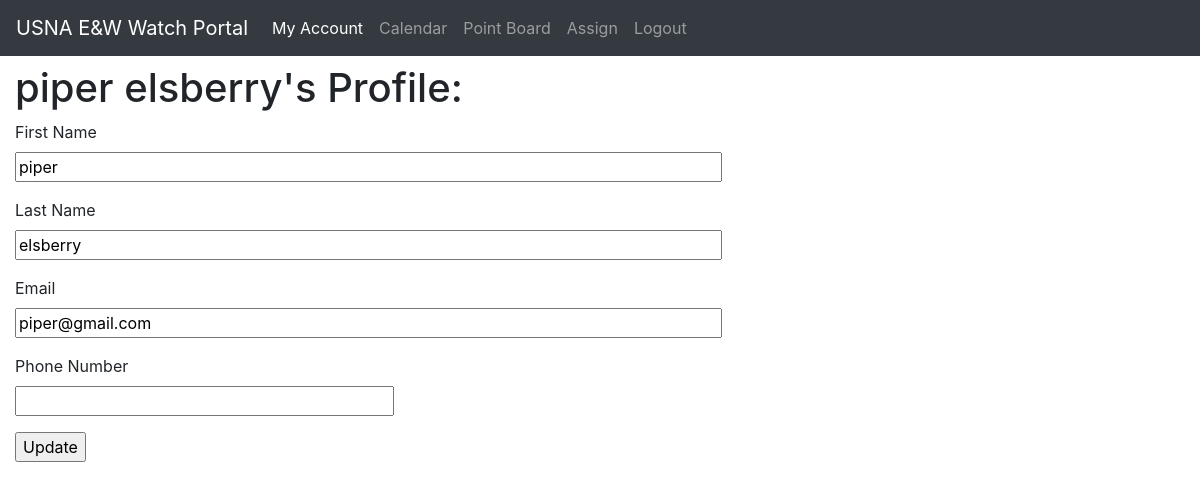
The page /profile (signed in) on the database as committed earlier.
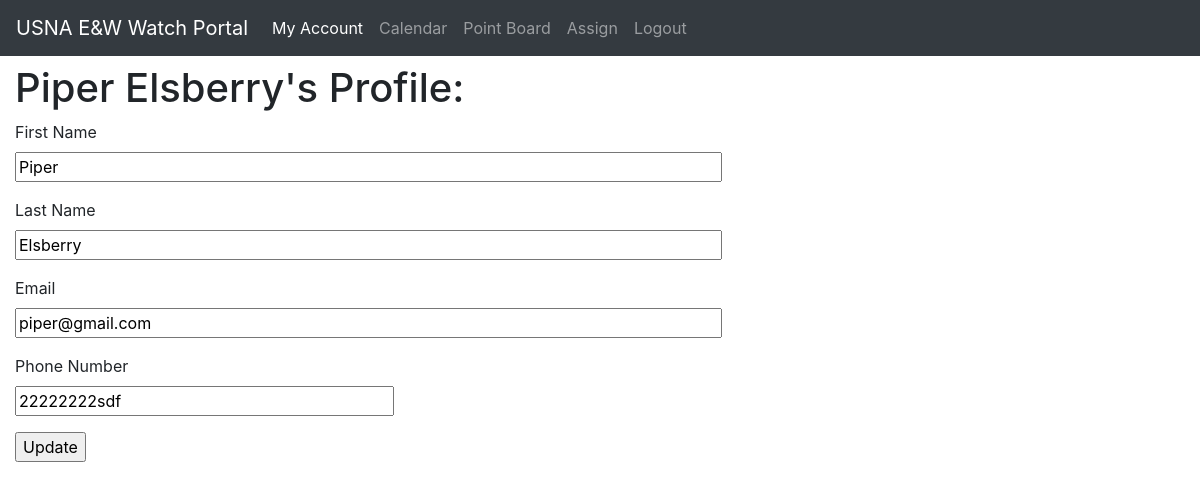
The same page on the database as committed later.
### app.py (models this page shows, shortened)
class User(UserMixin, db.Model):
    __tablename__ = 'Users'
    id = db.Column(db.Integer, primary_key=True)
    active = db.Column(db.Boolean, default=True)
    first = db.Column(db.String(128))
    last = db.Column(db.String(128))
    email = db.Column(db.String(64), index=True, unique=True)
    password_hash = db.Column(db.String(128))
    created = db.Column(db.DateTime, index=False,
                        unique=False, default=date.today())
    phone = db.Column(db.Integer)
    qualified = db.Column(db.Boolean, index=True, unique=False, default=False)
    data = db.Column(db.String(32768), index=False, unique=False)
    points = db.Column(db.Integer, index=True, unique=False, default=0)
    def __repr__(self):
        return f"{self.first} {self.last}"

### app.py (the view)
@app.route('/profile', methods=['GET', 'POST'])
@login_required
def profile():
    form = ProfileForm()
    if form.validate_on_submit():
        current_user.first = form.first.data
        current_user.last = form.last.data
        current_user.email = form.email.data
        current_user.phone = form.phone.data
    form.email.data = current_user.email
    form.phone.data = current_user.phone
    form.first.data = current_user.first
    form.last.data = current_user.last
    return render_template('profile.html', form=form)

### app.py
class ProfileForm(FlaskForm):
    email = StringField('Email', validators=[DataRequired(), Email()])
    first = StringField('First Name', validators=[DataRequired()])
    last = StringField('Last Name', validators=[DataRequired()])
    phone = StringField('Phone Number')
    submit = SubmitField('Update')

### app.py (called while the page is built)
@login.user_loader
def load_user(id=1):
    return User.query.get(int(id))

### templates/profile.html (shortened to what this page needs)
{%extends "base.html"%}
{%block content%}
<h1>{{current_user}}'s Profile:</h1>
<form action="" method="post">
    <p>
        {{ form.first.label }}<br>
        {{ form.first(size=64) }}<br>
    </p>
    <p>
        {{ form.last.label }}<br>
        {{ form.last(size=64) }}<br>
    </p>
    <p>
        {{ form.email.label }}<br>
        {{ form.email(size=64) }}<br>
    </p>
    <p>
        {{ form.phone.label }}<br>
        {{ form.phone(size=32) }}<br>
    </p>
    <p>{{ form.submit() }}</p>
</form>
{%endblock%}

### templates/base.html (shortened to what this page needs)
<!DOCTYPE html>
<html lang="en">
<head>
    <link rel="stylesheet" href="https://stackpath.bootstrapcdn.com/bootstrap/4.3.1/css/bootstrap.min.css">
    <link rel="stylesheet" href="/static/style.css">
</head>
<body>
    <nav class="navbar navbar-expand-md navbar-dark bg-dark">
        <a class="navbar-brand" href="/">USNA E&W Watch Portal</a>
        <div class="collapse navbar-collapse" id="navbarNav">
            <ul class="navbar-nav">
                <li class="nav-item {%if request.path == '/profile'%}active{%endif%}"">
                    <a class=" nav-link" href="/profile">My Account</a>
                </li>
                <li class="nav-item {%if request.path == '/jets'%}active{%endif%}"">
                    <a class=" nav-link" href="/calendar">Calendar</a>
                </li>
                <li class="nav-item {%if request.path == '/points'%}active{%endif%}"">
                    <a class=" nav-link" href="/points">Point Board</a>
                </li>
                <li class="nav-item {%if request.path == '/assign'%}active{%endif%}"">
                    <a class=" nav-link" href="/assign">Assign</a>
                </li>
                {%if current_user.is_anonymous%}
                <li class="nav-item {%if request.path == '/logout'%}active{%endif%}"">
                    <a class=" nav-link" href="/login">Login</a>
                </li>
                {%else%}
                <li class="nav-item {%if request.path == '/logout'%}active{%endif%}"">
                    <a class=" nav-link" href="/logout">Logout</a>
                </li>
                {%endif%}
            </ul>
        </div>
    </nav>
    <div class="mt-2 container-fluid">
        {% block content %}
        {% endblock %}
    </div>
</body>
</html>

Rows that differ between the two databases and show on the page:
changed User "piper@gmail.com": first+last "piper elsberry" → "Piper Elsberry"; first "piper" → "Piper"; last "elsberry" → "Elsberry"; phone (not shown) → "22222222sdf"
